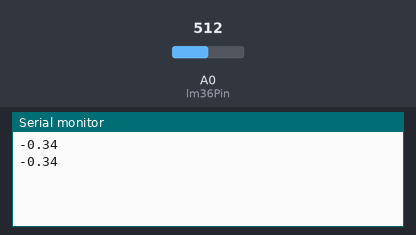
A sketch run on a simulated Arduino Uno, built with avr-gcc and run on an emulated ATmega328P. On the bench: the last lines printed to the serial monitor. The test bench sets the inputs (shaded band); at power-on: A0 (lm36Pin) = 512.

Above: at 2.8 s.
2.9 s: A0 (lm36Pin) set to 716
At 4.8 s:
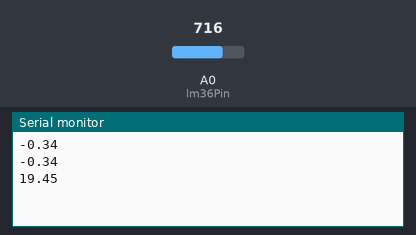
5.6 s: A0 (lm36Pin) set to 900
At 6.4 s:
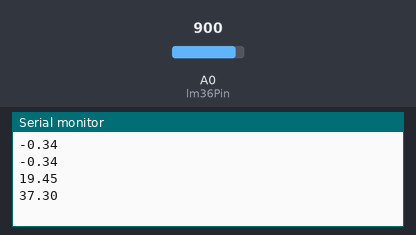
Timing chart, 0 to 8.6 s (numbered marks = the images above; inputs shaded):
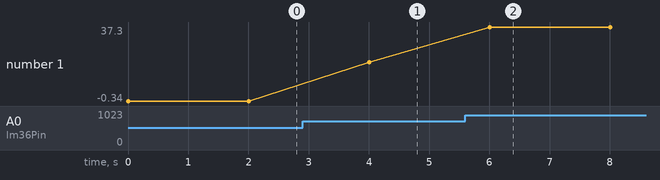

The sketch:

Arduino_code.ino
```cpp
int lm36Pin = A0;

void setup() {
  // put your setup code here, to run once:
  Serial.begin(9600) ;
}

void loop() {
  // put your main code here, to run repeatedly:
  int analogValue;
  float temperature;

  // read our temperature sensor
    analogValue = analogRead(lm36Pin);

    // convert the 10bit analog value to mT
    float mT = 0.097*analogValue-50;
    //temperature = (mV - 500) / 10;
    Serial.println(mT);
    //Serial.print("mV  ");
    // print the temperature over serial
    //Serial.print("Temp: ");
    //Serial.print(temperature);
    //Serial.println("C");

    // wait 1s before reading the temperature again
    delay(2000);
}
```

Measured:
- after the input at 2.9 s, the serial monitor: prints a new line after 1.1 s (image 1)
- after the input at 5.6 s, the serial monitor: prints a new line after 0.40 s (image 2)
- plotted number 1: -0.34 → 19.45 after the input at 2.9 s, 19.45 → 37.3 after the input at 5.6 s
